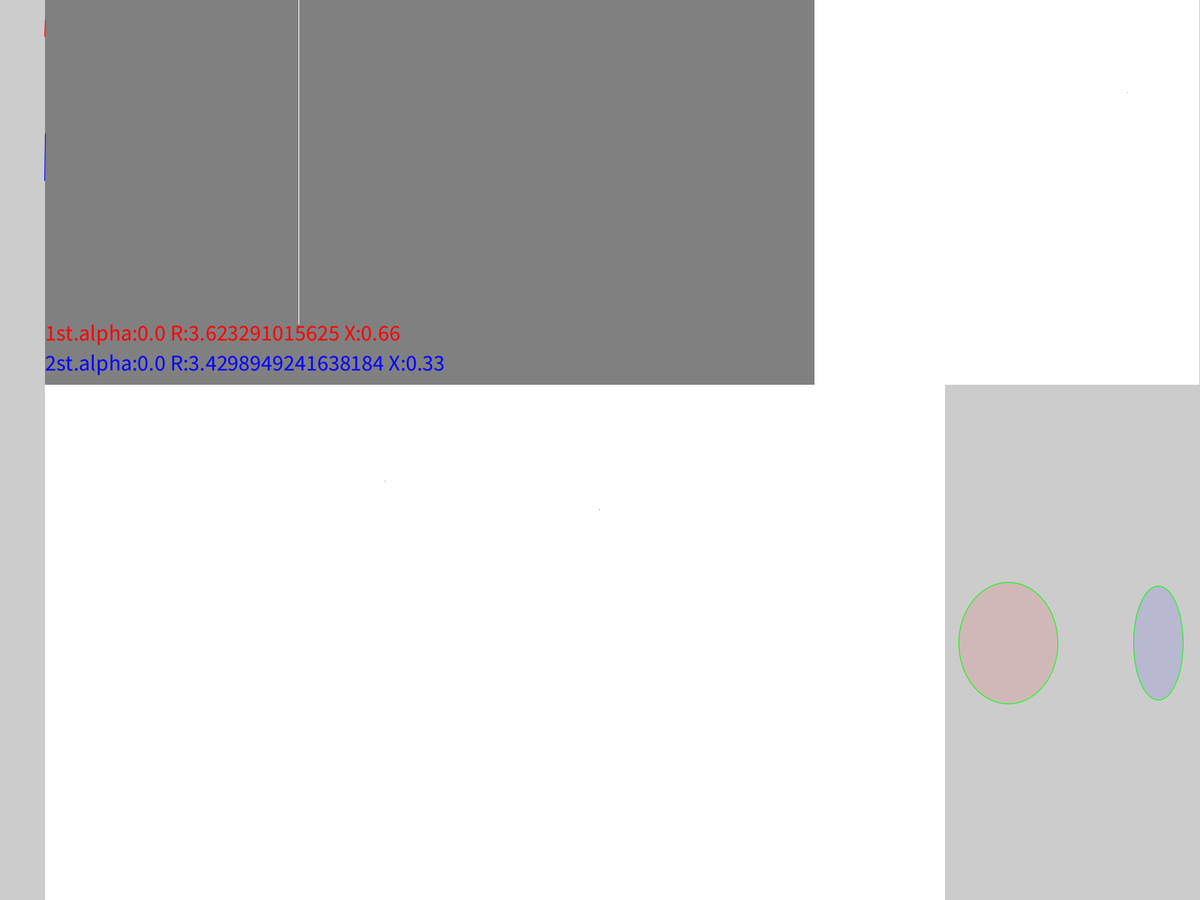
Frame 1 (no input)
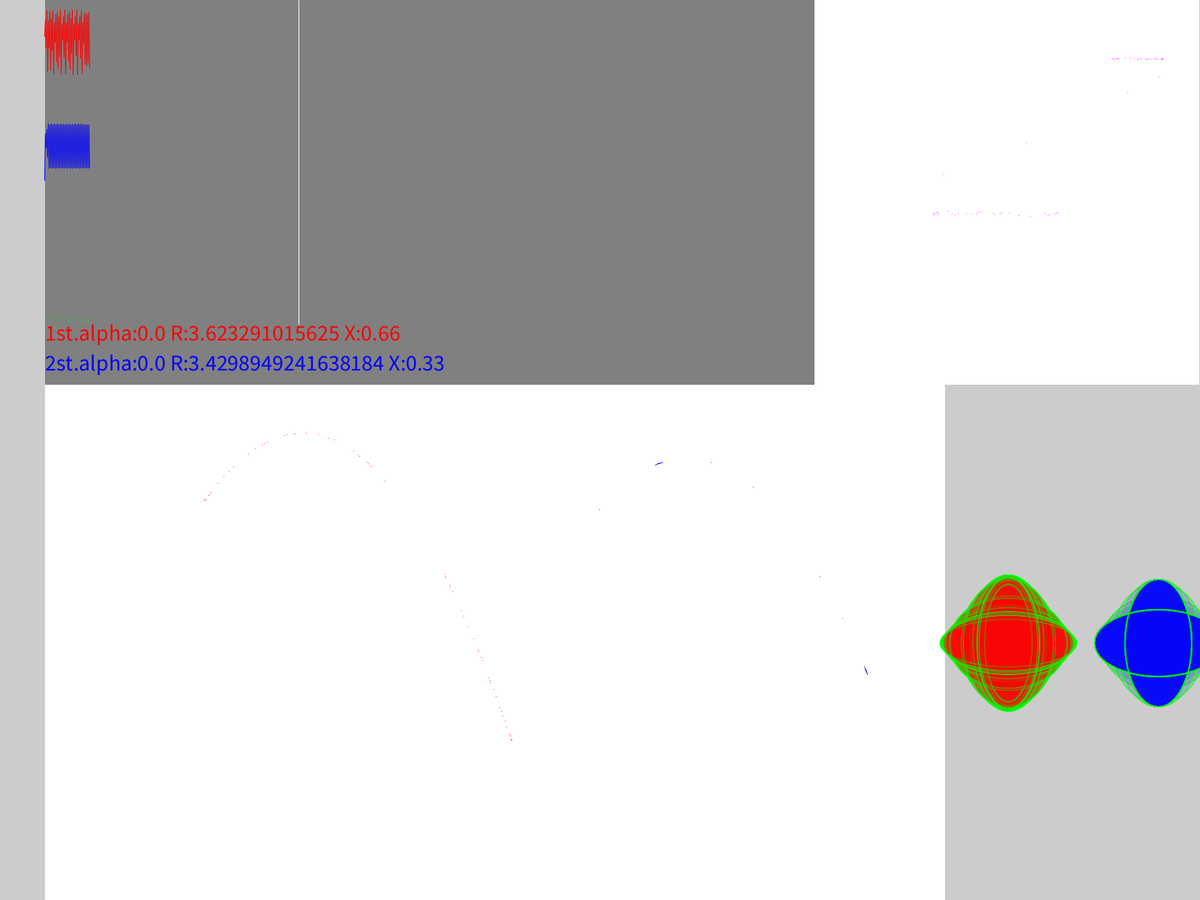
Frame 60 (the mouse pressed at the canvas centre just before this capture)
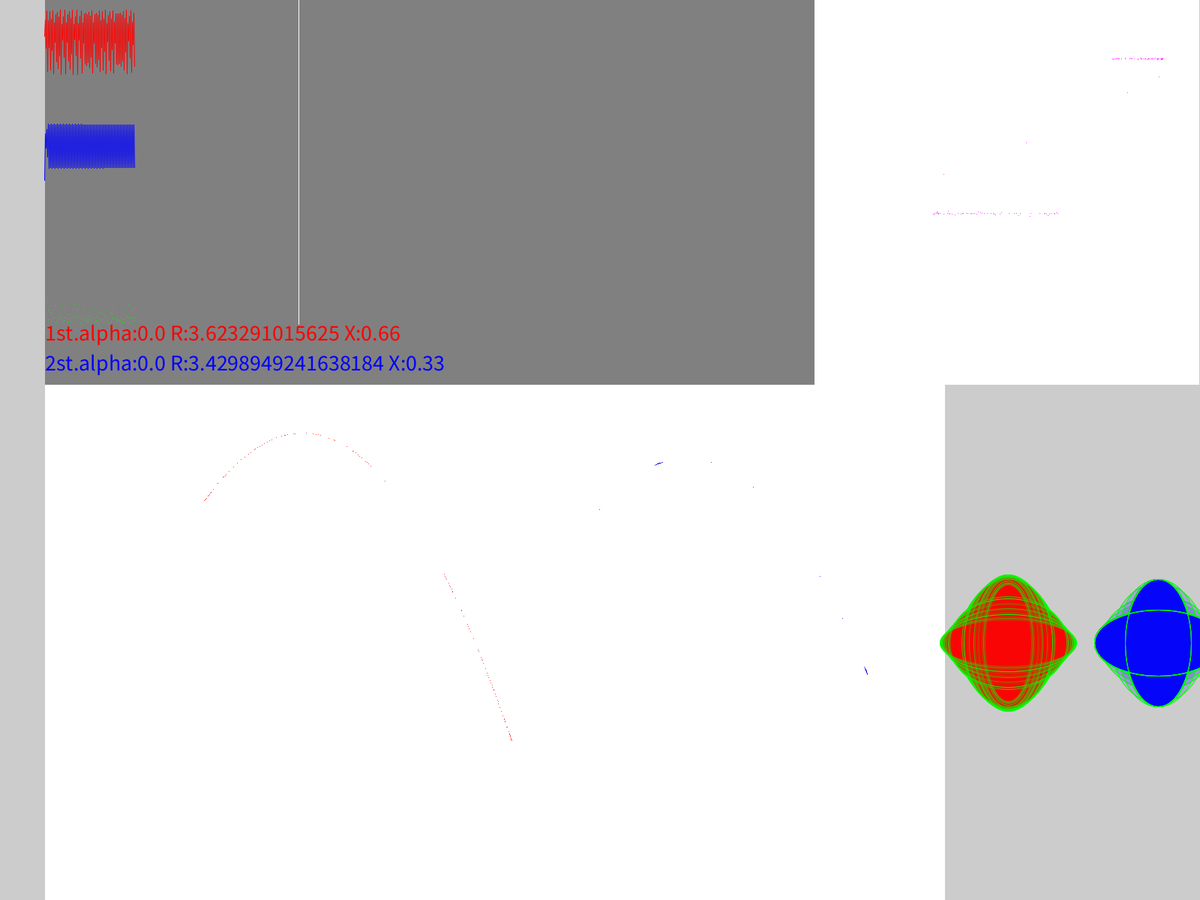
Frame 120 (the mouse held since frame 60 and released just before this capture)

The Processing sketch that drew these frames (run headless with seeded random() and noise(); from frame 60 on, the mouse is pressed at the canvas centre):

// Processing sketch: synchronCouple4
// ── synchronCouple4.pde
// We defined a class, now we will use it. The most extensive example.
/////////////////////////////////////////////////////////////////////////////////

final  float MinR=3.3;//two systems independent of each other 
final  float MaxR=3.8;//(3.5 to 4 because the sync. in chaos is the most interesting)
final  float DefaultAlpha=0.05;//by changing the alpha value we can change their synchronization

// Create new objects of type 'singiel' using the only available constructor
singiel_double First= new singiel_double(0.66, random(MinR,MaxR), 0);
singiel_double Second=new singiel_double(0.33, random(MinR,MaxR), 0);

int   runup=0;//200;

//For visualization
int N=0;//counter of iteration steps
int lmargin=60;
int fSize=40;//Font size
int Sf=400;//Main scale factor
int Ws=400;//Side of scatter plot
int Rs=400;//Side or atractor reconstructions
int Tlh=50;//Part hight for timelines

void setup()
{
  fullScreen();//3*Ws , 2* Ws
  Ws=(width-lmargin)/3;
  Sf=Rs=height-Ws;
  Tlh=(Ws-2*fSize)/3;
  runup=int(Ws*0.66);
  frameRate(1000);
  ellipseMode(RADIUS); 
    
  //Scatter backround
  noStroke();
  fill(128);
  rect(lmargin,0,Ws*2,Ws);
  stroke(255);
  line(lmargin+runup,0,lmargin+runup,Tlh*3);
  fill(255);noStroke();
  rect(lmargin+2*Ws,0,Ws,Ws);
  rect(lmargin,Ws,Rs,Sf);
  rect(lmargin+Ws,Ws,Rs,Sf);
  
  // period and field name so we read field name or you can with method
  textSize(fSize*0.75);textAlign(LEFT,TOP);
  println("1st:",First.xPre()+" R:"+First.r+" alpha:"+First.alpha());
  fill(Red,0,0);text("1st.alpha:"+First.alpha()+" R:"+First.r+" X:"+First.xPre(),lmargin,Ws-2*fSize);
  println("2st:",Second.xPre()+" R:"+Second.r+" alpha:"+Second.alpha());
  fill(0,0,Blu);text("2st.alpha:"+Second.alpha()+" R:"+Second.r+" X:"+Second.xPre(),lmargin,Ws-fSize);
}

float scaleY(double X,float Sf)//Scaling function
{
  return Sf-(float)X*Sf;
}

float Gre=255;
float Blu=255;
float Red=255;

void draw()
{
  next4couple(First,Second); //println("1st:",First.X1(),"\t2nd:",Second.X1());
  
  if(N<2*Ws)
  {
    stroke(Red,0,0);
    line(lmargin+N-1,scaleY(First.xPre(),Tlh),lmargin+N,scaleY(First.xCur(),Tlh));
    
    stroke(0,0,Blu);
    line(lmargin+N-1,Tlh+scaleY(Second.xPre(),Tlh),lmargin+N,Tlh+scaleY(Second.xCur(),Tlh));
    stroke(0,0,25);
  
    stroke(0,Gre,0);
    point(lmargin+N,2*Tlh+scaleY(abs(First.xCur()-Second.xCur()),Tlh));
    
    stroke(128);
    point(lmargin+N,scaleY(0,Tlh));
    point(lmargin+N,Tlh+scaleY(0,Tlh));
    point(lmargin+N,2*Tlh+scaleY(0,Tlh));
    
    if(N>runup)
    {
       noStroke();
       fill(Red,0,Blu);ellipse(lmargin+2*Ws+First.xCur()*Ws,scaleY(Second.xCur(),Ws),2.5,2.0);
       fill(Red,0,0);ellipse(lmargin+2*Ws+First.xCur()*Ws,scaleY(0,Ws),1.5,1.5);
       fill(0,0,Blu);ellipse(lmargin+2*Ws,scaleY(Second.xCur(),Ws),1.5,1.5);
       
       fill(Red,0,0);ellipse(lmargin+First.xPre()*Rs,Ws+scaleY(First.xCur(),Sf),2.5,2.5);
                     ellipse(lmargin,Ws+scaleY(First.xCur(),Sf),1.5,1.5);
                     ellipse(lmargin+First.xPre()*Rs,Ws+scaleY(1,Sf),1.5,1.5);
       fill(0,0,Blu);ellipse(lmargin+Ws+Second.xPre()*Rs,Ws+scaleY(Second.xCur(),Sf),2.5,2.5);
                     ellipse(lmargin+Ws,Ws+scaleY(Second.xCur(),Sf),1.5,1.5);
                     ellipse(lmargin+Ws+Second.xPre()*Rs,Ws+scaleY(1,Sf),1.5,1.5);
    }
    else
    {
       stroke(255,0,255);point(lmargin+2*Ws+First.xCur()*Ws,scaleY(Second.xCur(),Ws));
       stroke(255,0,0);point(lmargin+First.xPre()*Rs,Ws+scaleY(First.xCur(),Sf));
       stroke(0,0,255);point(lmargin+Ws+Second.xPre()*Rs,Ws+scaleY(Second.xCur(),Sf));
    }
    
    stroke(0,Gre,0);
    fill(Red,0,0,25);
    view(First,width-Ws/2,height-Rs/2, 100);
    fill(0,0,Blu,25);
    view(Second,width-Ws/2+200,height-Rs/2, 100);
    
    N++; // here we finish drawing
  }
  else
  {
    N=0;
    First.set_alpha(DefaultAlpha);
    Second.set_alpha(DefaultAlpha);//Now coupled
    First.set_x(random(1.0));
    Second.set_x(random(1.0));
    
    Red=First.xCur()*255;//Proportional to starting value of the First
    Blu=Second.xCur()*255;//Proportional to starting value of the Second
    Gre=abs(First.xCur()-Second.xCur())*255;//Proportional to difference
    
    // change backround???
    noStroke();
    fill(128,64);
    rect(lmargin,0,Ws*2,Ws);
    fill(255,64);
    rect(lmargin+2*Ws,0,Ws,Ws);
    rect(lmargin,Ws,Rs,Sf);
    rect(lmargin+Ws,Ws,Rs,Sf);    
    stroke(255);
    line(lmargin+runup,0,lmargin+runup,Tlh*3);
    stroke(0,Gre,0);fill(200);rect(lmargin,Ws-2*fSize,2*Ws-4,2*fSize-2);
    fill(Red,0,0);text("1st.alpha:"+First.alpha()+" R:"+First.r+" X:"+First.xCur(),lmargin,Ws-2*fSize);
    fill(0,0,Blu);text("2st.alpha:"+Second.alpha()+" R:"+Second.r+" X:"+Second.xCur(),lmargin,Ws-fSize);
    println("realFM:",frameRate,"\tX=",First.xPre(),Second.xPre());
  }

}

// ── singiel.pde
// Chaotic oscillator class - complex type
// An example of a class - user-defined type
////////////////////////////////////////////////

  //The second partner adapts to the state already changed 
  //in the first one, or they operate in strict parallel.
  boolean _GottmanMode=true;
    
  class singiel 
  { // FIELDS / ATTRIBUTES:
    // "private" does not work in processing because of 
    // it's relation to JAVA classes.
    // But we can use this as a message to other developers 
    // that using field names can be cumbersome.
    private float r; 
    private float al;
    private float x1,x2;
    
    //Constructor(s):
    // each class has at least one method called as 
    // the class name, has no return type and is used 
    // to create a class object - the instance
    
    singiel() //parameterless constructor
    {
      x1=x2=0.5;r=3;al=0;
    }
    
    singiel(float iX,float iR)//Alpha-less constructor
    {
      x1=x2=iX;r=iR;al=0;
    }
    
    singiel(float iX,float iR,float iAlpha) //other constructor    
    {
      x1=x2=iX;r=iR;al=iAlpha;
    }
    
    // METHODS:
    float alpha()//R/O Access to the field 'al' ("getter")
    {            //under a different name. 
      return al; //The so-called accessory
    }
    
    float xPre()//R/O Access to the field 'x1' ("getter")
    {
      return x1;
    }
    
    float xCur()//R/O Access to the field 'x1' ("getter")
    {
      return x2;
    }
    
    // Methods to set state of object
    
    void set_alpha(double iAl) // "setter" for 'al'
    {
      if(0<=iAl && iAl<=1)
        al=(float)iAl;
      else 
        println("Invalid 'alpha' value:",iAl);
    }
    
    void set_x(double iX) // "setter" for x1 & x2
    {
      if(0<=iX && iX<=1)
        x1=x2=(float)iX;
      else 
        println("Invalid state value:",iX);
    }
    
    void next() //Next iteration of this logistic equation
    {          
      x1=x2;
      x2=x1*r*(1-x1);//This is an iteration without a pair
    }
     
  };//Closing the class. May be ';' but it doesn't have to.


  // viewer - procedure external to the class 
  void view(singiel S,float v,float h,float baseLength)   
  {
     ellipse(v,h,round(S.xPre()*baseLength),round(S.xCur()*baseLength));
  }

  // Pair iteration routine
  // Declared outside the class for symmetry reasons
  void next4couple(singiel F,singiel S) 
  {
    // The interaction of the oscillators
    if(_GottmanMode)
    {
      F.x2=F.x2*(1-F.al)+S.x2*F.al;//He adopts first
      S.x2=S.x2*(1-S.al)+F.x2*S.al;
    }
    else
    {
      float Xold=F.x2;
      F.x2=F.x2*(1-F.al)+S.x2*F.al;
      S.x2=S.x2*(1-S.al)+Xold*S.al;
    }
    
    // New states of partners
    F.next();
    S.next();
  }
  
//https://github.com/borkowsk/bookProcessingEN/

// ── singiel_double.pde
// Chaotic oscillator class - complex type
// An example of a class - user-defined type
////////////////////////////////////////////////

  //The second partner adapts to the state already changed 
  //in the first one, or they operate in strict parallel.
  boolean _GottmanMode4double=true;
    
  class singiel_double
  { // FIELDS / ATTRIBUTES:
    // "private" does not work in processing because of 
    // it's relation to JAVA classes.
    // But we can use this as a message to other developers 
    // that using field names can be cumbersome.
    private double r; 
    private double al;
    private double x1,x2;
    
    //Constructor(s):
    // each class has at least one method called as 
    // the class name, has no return type and is used 
    // to create a class object - the instance
    
    singiel_double() //parameterless constructor
    {
      x1=x2=0.5;r=3;al=0;
    }
    
    singiel_double(double iX,double iR)//Alpha-less constructor
    {
      x1=x2=iX;r=iR;al=0;
    }
    
    singiel_double(double iX,double iR,double iAlpha) //other constructor    
    {
      x1=x2=iX;r=iR;al=iAlpha;
    }
    
    // METHODS:
    float alpha()//R/O Access to the field 'al' ("getter")
    {            //under a different name. 
      return (float)al; //The so-called accessory
    }
    
    float xPre()//R/O Access to the field 'x1' ("getter")
    {
      return (float)x1;
    }
    
    float xCur()//R/O Access to the field 'x1' ("getter")
    {
      return (float)x2;
    }
    
    // Methods to change state of object
    
    void set_alpha(double iAl) // "setter" for 'al'
    {
      if(0<=iAl && iAl<=1)
        al=iAl;
      else 
        println("Invalid 'alpha' value:",iAl);
    }
    
    void set_x(double iX) // "setter" for x1 & x2
    {
      if(0<=iX && iX<=1)
        x1=x2=iX;
      else 
        println("Invalid state value:",iX);
    }
    
    void next() //Next iteration of this logistic equation
    {          
      x1=x2;
      x2=x1*r*(1-x1);//This is an iteration without a pair
    }
     
  };//Closing the class. May be ';' but it doesn't have to.


  // viewer - procedure external to the class 
  void view(singiel_double S,float v,float h,float baseLength)   
  {
     ellipse(v,h,round(S.xPre()*baseLength),round(S.xCur()*baseLength));
  }

  // Pair iteration routine
  // Declared outside the class for symmetry reasons
  void next4couple(singiel_double F,singiel_double S) 
  {
    // The interaction of the oscillators
    if(_GottmanMode4double)
    {
      F.x2=F.x2*(1-F.al)+S.x2*F.al;//He adopts first
      S.x2=S.x2*(1-S.al)+F.x2*S.al;
    }
    else
    {
      double Xold=F.x2;
      F.x2=F.x2*(1-F.al)+S.x2*F.al;
      S.x2=S.x2*(1-S.al)+Xold*S.al;
    }
    
    // New states of partners
    F.next();
    S.next();
  }
  
//https://github.com/borkowsk/bookProcessingEN/
